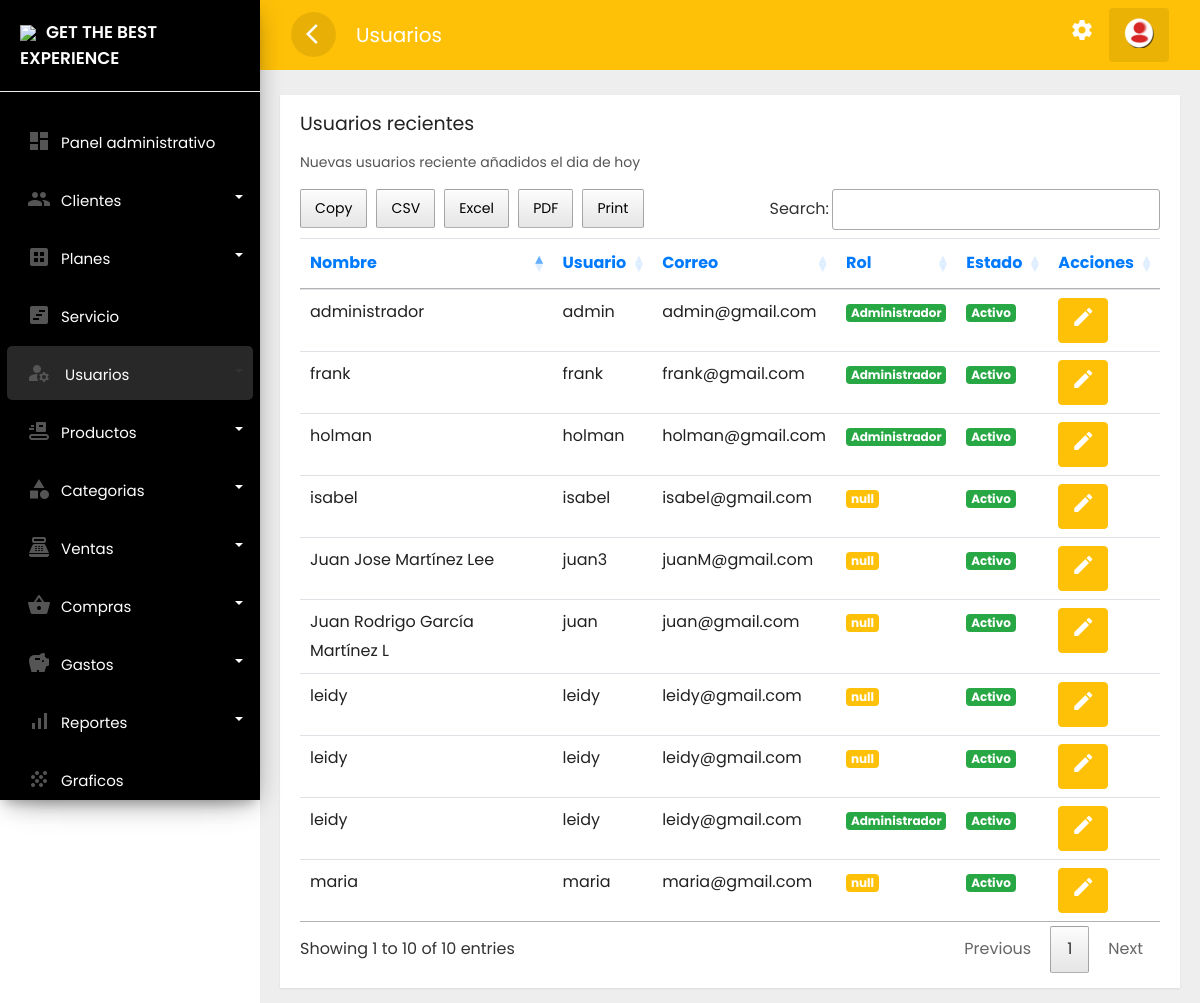
The app's page /frontend/usuario/mostrar.php (signed in), older data.
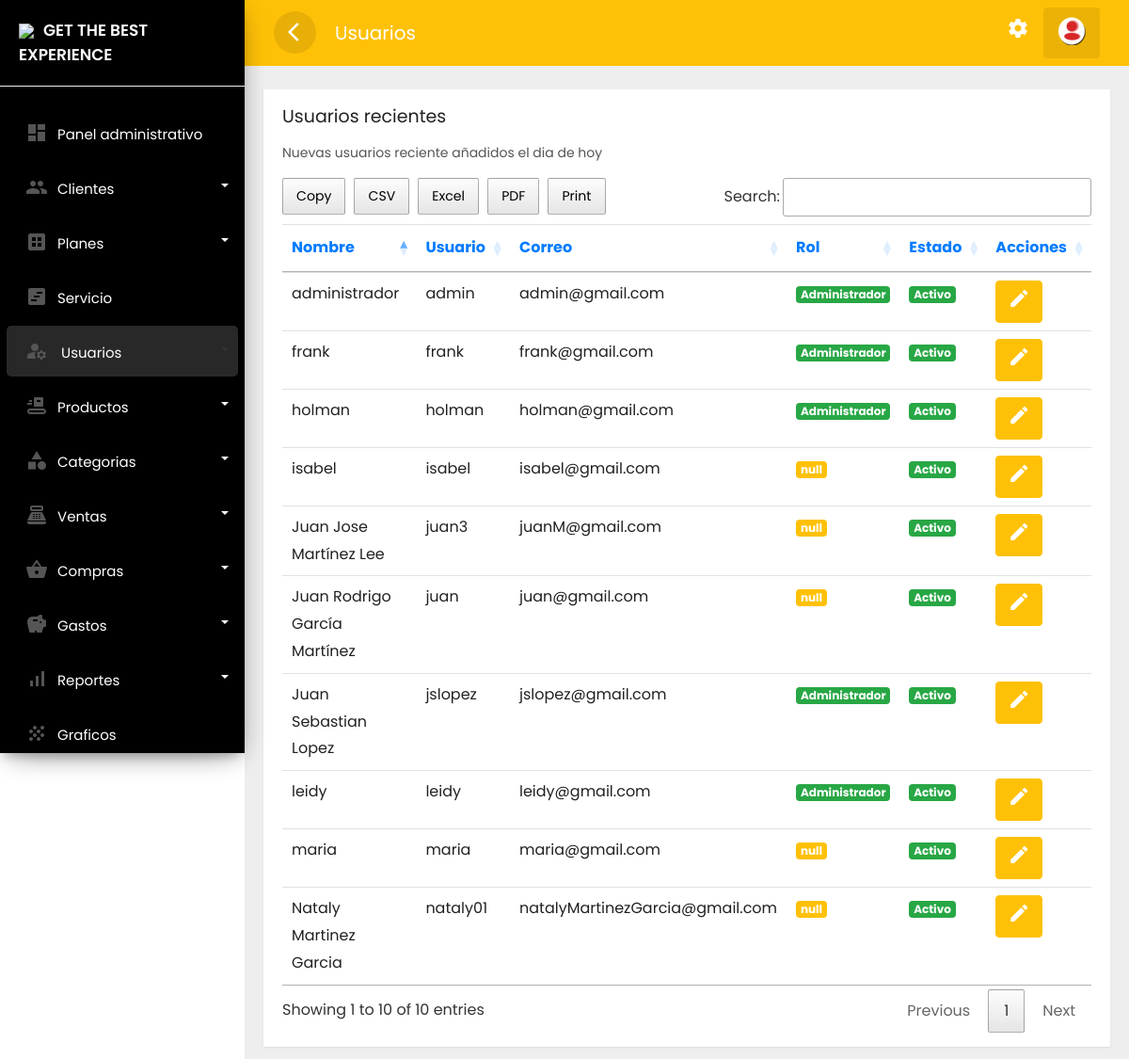
The same page, newer data.
### tables this page shows
CREATE TABLE `usuarios` (
  `id` int(11) NOT NULL,
  `nombre` varchar(30) NOT NULL,
  `usuario` varchar(15) NOT NULL,
  `correo` varchar(30) NOT NULL,
  `clave` text NOT NULL,
  `rol` char(1) NOT NULL,
  `foto` text NOT NULL,
  `estado` char(1) NOT NULL,
  `fere` timestamp NOT NULL DEFAULT current_timestamp()
);

### frontend/usuario/mostrar.php (the view, shortened to what the changed rows need)
<?php if(isset($_SESSION['id'])) { ?>
<!doctype html>
<html lang="es">
  <head>
        <link rel="stylesheet" href="../../backend/css/bootstrap.min.css">
        <link rel="stylesheet" href="../../backend/css/custom.css">
        <link rel="stylesheet" href="../../backend/css/loader.css">
    <link rel="stylesheet" type="text/css" href="../../backend/css/datatable.css">
    <link rel="stylesheet" type="text/css" href="../../backend/css/buttonsdataTables.css">
    <link rel="stylesheet" type="text/css" href="../../backend/css/font.css">
  </head>
  <body>
<div class="wrapper">
        <div id="content">
               <div class="main-content">
                         <div class="row ">
                        <div class="col-lg-12 col-md-12">
                            <div class="card" style="min-height: 485px">
                                <div class="card-content table-responsive">
                                    <?php
                               require '../../backend/bd/ctconex.php';
 $sentencia = $connect->prepare("SELECT * FROM usuarios order BY id DESC;");
 $sentencia->execute();
$data =  array();
if($sentencia){
  while($r = $sentencia->fetchObject()){
    $data[] = $r;
  }
}
   ?>
   <?php if(count($data)>0):?>
                                    <table class="table table-hover" id="example">
                                        <thead class="text-primary">
                                            <tr>
                                            <th>Nombre</th>
                                            <th>Usuario</th>
                                            <th>Correo</th>
                                            <th>Rol</th>
                                            <th>Estado</th>
                                            <th>Acciones</th>
                                        </tr></thead>
                                        <tbody>
                                            <?php foreach($data as $g):?>
                                            <tr>
                                                <td><?php echo  $g->nombre; ?></td>
                                                <td><?php echo  $g->usuario; ?></td>
                                                <td><?php echo  $g->correo; ?></td>
                                                <td>
                                                  <?php    if($g->rol =='1')  { ?>
    <span class="badge badge-success">Administrador</span>
               <?php  }   else {?>
    <span class="badge badge-danger">null</span>
     <?php  } ?>
                                                </td>
                                                <td><?php    if($g->estado =='1')  { ?>
    <span class="badge badge-success">Activo</span>
               <?php  }   else {?>
    <span class="badge badge-danger">Inactivo</span>
     <?php  } ?> </td>
                                                <td>
        <?php    if($g->estado =='1')  { ?>
    <a class="btn btn-warning text-white" href="../usuario/actualizar.php?id=<?php echo  $g->id; ?>"><i class='material-icons' data-toggle='tooltip' title='crear'>edit</i></a>
                <?php  }   else {?>
<a class="btn btn-warning text-white" href="../usuario/actualizar.php?id=<?php echo  $g->id; ?>"><i class='material-icons' data-toggle='tooltip' title='crear'>edit</i></a>
            <?php  } ?>
                                                </td>
                                            </tr>
                                            <?php endforeach; ?>
                                        </tbody>
                                    </table>
    <?php endif; ?>
                                </div>
                            </div>
                        </div>
                    </div>
                         </div>
        </div>
    </div>
  </body>
  </html>
<?php }else{
    header('../erro404.php');
 } ?>

Row changes from the older to the newer data that the page shows:
removed usuarios: nombre "leidy", usuario "leidy", correo "leidy@gmail.com", rol "null", estado "Activo"
removed usuarios: nombre "leidy", usuario "leidy", correo "leidy@gmail.com", rol "null", estado "Activo"
added usuarios: nombre "Juan Sebastian Lopez", usuario "jslopez", correo "jslopez@gmail.com", rol "Administrador", estado "Activo"
added usuarios: nombre "Nataly Martinez Garcia", usuario "nataly01", correo "natalyMartinezGarcia@gmail.com", rol "null", estado "Activo"
changed usuarios "juan": nombre "Juan Rodrigo García Martínez L" → "Juan Rodrigo García Martínez"
